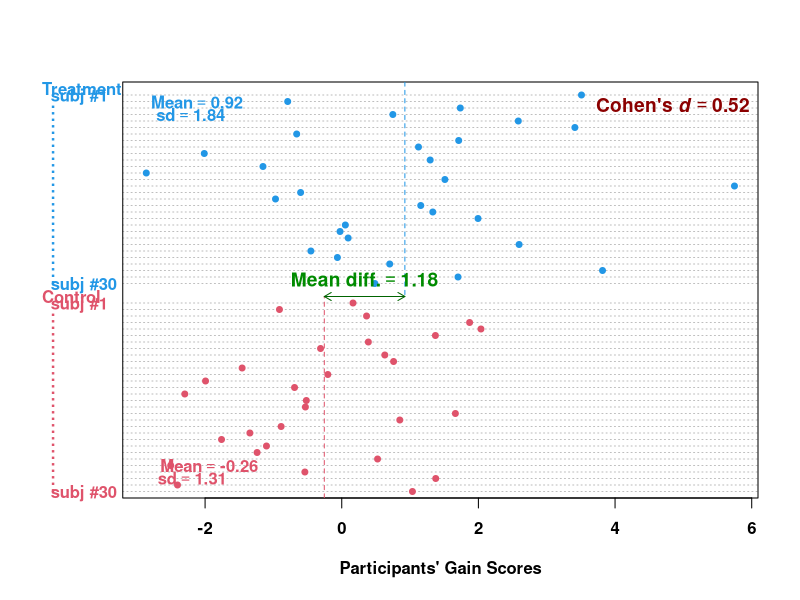

Source code (R):
ttest = function(n1 = 5, n2 = 5, 
                 min.score = 0, 
                 max.score = 25, 
                 paired = FALSE,
                 subjects = TRUE,
                 descriptives = TRUE,
                 correlation = .5,
                 effect.size = 1,
                 ...
){


decimal <- function(x, k){
if(is.character(x)){ x 
  }else{
format(round(x, k), nsmall = k, scientific =
ifelse(x >= 1e5 || x <= -1e5 || x <= 1e-5 & x >= -1e-5, TRUE, FALSE) )
  }
}  

options(warn = -1)

if(min.score >= max.score){
  stop("\n\tYour \"min.score\" must be smaller than your \"max.score\".")  }

if(n1 != n2){ 
  warning(message("\n\tIn a paired design, Your \"n1\" must be equal to your \"n2\".\n")) ; n2 = n1 }

  
beta = qnorm(c(1e-10, .9999999999))
q = c(min.score, max.score)


mu.sigma = solve(cbind(1L, beta), q)

mean = mu.sigma[[1]]
sd = mu.sigma[[2]]

coeff = effect.size*sd

aa = mean + .5*mean
bb = mean + .3*mean
cc = aa - coeff

mean.g2 = min(bb, cc)
mean.g1 = mean.g2 + coeff

TRUE.d = (mean.g1 - mean.g2) / sd      

cor.pop = correlation # true correlation between normal pops.

mu <- c(0, 0)
cov.pop <- matrix(c(1, cor.pop, cor.pop, 1), nrow = 2)

if(!require(MASS)) install.packages("MASS")
library(MASS)
mvnorm.mat <- mvrnorm(n1, Sigma = cov.pop, mu = mu)

a <- mvnorm.mat[ , 1] * sd + mean.g1
b <- mvnorm.mat[ , 2] * sd + mean.g2

y1 = c(a - b)

mvnorm.mat <- mvrnorm(n1, Sigma = cov.pop, mu = mu)

a <- mvnorm.mat[ , 1] * sd + mean.g2
b <- mvnorm.mat[ , 2] * sd + mean.g2

y2 = c(a - b)

y = c(y1, y2)

groups = factor(rep(1:2, c(n1, n2)), labels = c("Treatment", "Control"))

mean.g1 = mean(y[groups == "Treatment"])  
mean.g2 = mean(y[groups == "Control"])    

sd.g1 = sd(y[groups == "Treatment"])
sd.g2 = sd(y[groups == "Control"])


groups.for.t = factor(rep(1:2, c(n1, n2)))

test = t.test(y ~ groups.for.t, var.equal = TRUE)

t.value = unname(test$statistic) ; p.value = test$p.value

Cohend = t.value / sqrt(n1) 

lab1 = if(n1 < 10 || n2 < 10) paste0("subj #", rev(1L:n1)) else c(paste0("subj #", rev(n1)[1]), paste0(rep(".", n1 - 2)), paste0("subj #", 1L))
lab2 = if(n1 < 10 || n2 < 10) paste0("subj #", rev(1L:n2)) else c(paste0("subj #", rev(n2)[1]), paste0(rep(".", n2 - 2)), paste0("subj #", 1L))

original.par = par(no.readonly = TRUE)
on.exit(par(original.par))

if(subjects) {
  
  par(font.lab = 2, xaxt = "n", ...)
  dotchart(y, groups = groups, color = c(4, 2)[groups], 
           font = 2, pch = 19, gcolor = c(4, 2), xlab = "Participants' Gain Scores",
           pt.cex = ifelse(n1 <= 20 || n2 <= 20, 1.5, .8), labels = c(lab1, lab2), main = NA,
           cex.main = 2)
  
} else {
  
  par(font.lab = 2, xaxt = "n", ...)
  dotchart(y, groups = groups, color = c(4, 2)[groups], 
           font = 2, pch = 19, gcolor = c(4, 2), xlab = "Participants' Gain Scores",
           pt.cex = ifelse(n1 <= 20 || n2 <= 20, 1.5, .8), labels = NA, main = NA)
}

par(xaxt = "s") ; axis(1, font = 2)

gpos = rev(cumsum(rev(tapply(groups, groups, length)) + 2) - 1)

pars = par("usr")  

segments( c(mean.g2, mean.g1), c(pars[3], pars[4]), c(mean.g2, mean.g1), rep( gpos[[2]], 2), lty = 2,
          col = c(2, 4) )

arrows(mean.g2, gpos[[2]], mean.g1, gpos[[2]], code = 3, length = .08, col = "darkgreen")


mean.diff = mean.g1 - mean.g2

text((mean.g1+mean.g2)/2, gpos[[2]], bquote(bold("Mean diff." == .(decimal((mean.diff), 2)))), font = 2, pos = 3, col = "green4", cex = 1.15 )

legend("topright", legend = bquote(bold("Cohen's"~ bolditalic(d) == .(decimal(Cohend, 2)) )), bty = "n", text.col = "red4", cex = 1.15, bg = NA)

if(descriptives) {
  
  legend("topleft", legend = bquote(bold(Mean == .(decimal(mean.g1, 2)))), text.col = 4, bty = "n", bg = NA)
  
  legend("topleft", legend = bquote(bold(sd == .(decimal(sd.g1, 2)))), text.col = 4, bty = "n", bg = NA,
         inset = .03, adj =  c(.2, 0.5) )
  
  
  legend("bottomleft", legend = bquote(bold(Mean == .(decimal(mean.g2, 2)))), text.col = 2, bty = "n", bg = NA, 
         inset = .03, adj = .1)
  legend("bottomleft", legend = bquote(bold(sd == .(decimal(sd.g2, 2)))), text.col = 2, bty = "n", bg = NA,
         adj =  c(-.1, 0.5))
}

list(Cohend = Cohend, mean.diff = mean.diff, t.value = t.value, TRUE.d = TRUE.d, p.value = p.value, sd.g1 = sd.g1, sd.g2 = sd.g2)

m = matrix(c("R", "R", "O1", "O3", "T", "", "O2", "O4", "->", "->", "O2 - O1", "O4 - O3", "->", "->", "GainT", "GainC"), nrow = 2)
dimnames(m) = list("THE PRE-POST CONTROL DESIGN:" = c("", ""), c(rep("", 8)))
show(noquote(m))
}

ttest(n1 = 30, effect.size = .75)

